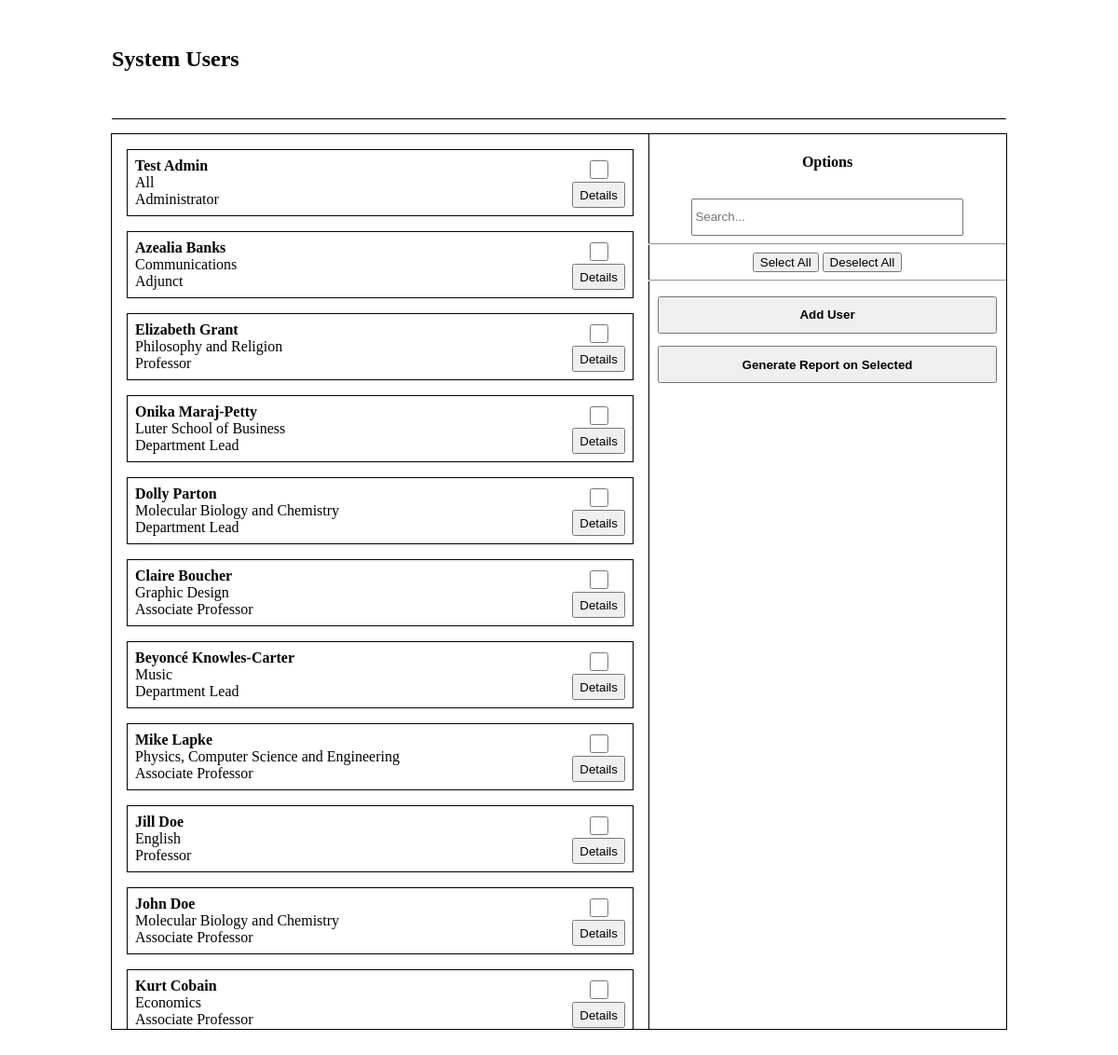
/user_selection.php (signed in), run on the app's committed database.
### tables this page shows
CREATE TABLE IF NOT EXISTS `User` (
  `CNU_ID` INT NOT NULL AUTO_INCREMENT,
  `Password` VARCHAR(24) NOT NULL,
  `Fname` VARCHAR(45) NOT NULL,
  `Lname` VARCHAR(45) NOT NULL,
  `Email` VARCHAR(72) NOT NULL,
  `Department` VARCHAR(45),
  `Position` VARCHAR(45),
  `Birthday` DATE NOT NULL,
  `Hiring_Year` YEAR(4) NOT NULL,
  `Gender` VARCHAR(45) NOT NULL,
  `Race` VARCHAR(45) NOT NULL,
  `Permisions` VARCHAR(45) NOT NULL DEFAULT 'User',
  `Photo` Blob,
  PRIMARY KEY (`CNU_ID`));

### user_selection.php (the view, shortened to what this page needs)
<!DOCTYPE html>
<html lang="en" dir="ltr">
<head>
  <link rel="stylesheet" href="css/selection.css">
  <?php include 'databaseconnect.php';
    $sql = "SELECT CNU_ID, Fname, Lname, Department, Position FROM User";
    $result = $conn->query($sql);
    ?>
</head>
<body>
  <div class="wrapper">
    <header>
      <h2>System Users</h2>
    </header>
    <div class="selection">
      <div class="results">
        <?php
            if ($result->num_rows > 0) {
                while ($row = $result->fetch_assoc()) {
                    $id = $row['CNU_ID'];
                    $name = $row['Fname'].' '.$row['Lname'];
                    $dept = $row['Department'];
                    $pos = $row['Position'];
                    echo "<div class='data' id='$id'> <label for='$id'><b>$name</b><br>$dept<br>$pos</label>
                        <div class='result_choices'>
                          <input type='checkbox' name='$id' form='options'></input>
                          <a href='user_details.php?user=$id'><button>Details</button></a>
                        </div>
                      </div>";
                }
            } else {
                echo "<div class='center'>No results found for current search settings.</div>";
            }
            ?>
      </div>
      <form class="options" action="    'x'    " method="post">
        <h4>Options</h4>
        <div class='searchbar'>
          <input type="text" name="search" placeholder="Search...">
        </div>
        <hr>
        <div>
          <button type="button" name="select_all">Select All</button>
          <button type="button" name="deselect_all">Deselect All</button>
        </div>
        <hr>
        <div class="emphasis">
          <a href="account_registration.php"><button type="button" name="add_user">Add User</button></a>
          <input type="submit" name="report" value="Generate Report on Selected">
        </div>
      </form>
    </div>
  </div>
</body>
</html>

### css/selection.css (style rules this page uses)
a { text-decoration: none; }
h4 { text-align: center; }
.selection { height: 100%; display: grid; grid-template-columns: 3fr 2fr; outline: 1px solid black; }
.results { height: 100%; overflow-y: scroll; display: flex; flex-flow: column nowrap; grid-column: 1 / 2; padding: 0.5em; outline: 1px solid black; }
.results .data { min-height: 4.5em; display: flex; justify-content: space-between; padding: 0.5em; margin: 0.5em; border: 1px solid black; }
.result_choices { display: flex; flex-direction: column; justify-content: space-around; align-items: center; }
.result_choices input { width: 1.5em; height: 1.5em; flex: none; }
.result_choices a, .result_choices a button { height: 100%; }
.options { height: inherit; display: flex; flex-flow: column nowrap; align-items: center; justify-content: flex-start; }
.options hr { margin: 0; padding: 0; width: 100%; }
.searchbar { width: 80%; }
.searchbar input { width: 100%; height: 3em; }
.options>div { padding: 0.5em; }
.options .emphasis { height: inherit; display: flex; width: 100%; flex-flow: column nowrap; }
.options a { width: 100%; }
.options a *, .options input[type='submit'] { font-weight: bold; display: flex; width: 100%; align-items: center; justify-content: center; margin: 0.5em 0; height: 3em; }

### css/common.css (style rules this page uses)
* { box-sizing: border-box; }
body { margin: 0; padding: 0; height: 100vh; display: flex; flex-flow: column nowrap; position: relative; }
.wrapper { width: 80%; height: 75vh; position: absolute; top: 10%; right: 10%; left: 10%; display: flex; flex-flow: column nowrap; }
header { width: inherit; height: 10%; background-color: #FFFFFF; margin: 0; position: fixed; top: 0; display: flex; align-items: center; border-bottom: 1px solid black; z-index: 99999; }
.wrapper>div { margin: 1em 0; }
header * { padding: 0; margin: 0; }
.emphasis { font-size: 1.2em; font-weight: bold; }

### data on the page
user: name "Test Admin", Department "All", Position "Administrator"
user: name "Azealia Banks", Department "Communications", Position "Adjunct"
user: name "Elizabeth Grant", Department "Philosophy and Religion", Position "Professor"
user: name "Onika Maraj-Petty", Department "Luter School of Business", Position "Department Lead"
user: name "Dolly Parton", Department "Molecular Biology and Chemistry", Position "Department Lead"
user: name "Claire Boucher", Department "Graphic Design", Position "Associate Professor"
user: name "Beyoncé Knowles-Carter", Department "Music", Position "Department Lead"
user: name "Mike Lapke", Department "Physics, Computer Science and Engineering", Position "Associate Professor"
user: name "Jill Doe", Department "English", Position "Professor"
user: name "John Doe", Department "Molecular Biology and Chemistry", Position "Associate Professor"
user: name "Kurt Cobain", Department "Economics", Position "Associate Professor"
